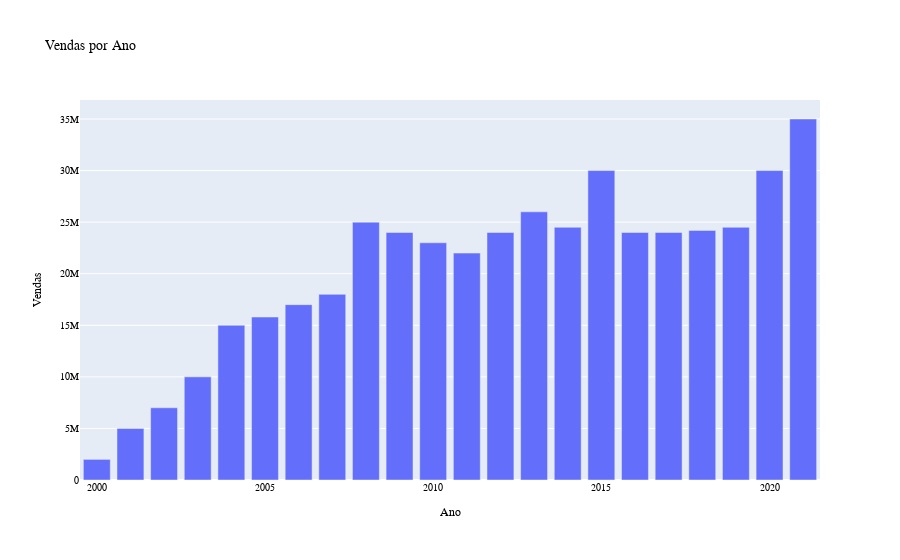

Write notebook code for a chart like this one.
### Code cell
#Base de vendas por ano de uma empresa de varejo
df_vendas = pd.read_csv("sample_DH_Vendas.csv",sep=";",encoding = "Latin-1") 

#Contruindo gráfico de barras com a libraria plotly.graph_objs
fig = go.Figure(
    data=[go.Bar(x=df_vendas.Ano, y=df_vendas.Vendas)]
          )
fig.update_layout(
    title="Vendas por Ano", # Colocando título no gráfico
    xaxis_title="Ano", #Colocando o nome do eixo x
    yaxis_title="Vendas", #Colocando o nome do eixo y
    #Definindo tipo de letra como "Courier New", tamanho de letra 18 na cor preta
    font=dict(
        family="Courier New, monospace",
        size=10,
        color="Black"
    ))
fig.show()

### Figure 1 — Plotly figure (JSON) as saved in the notebook; plotly's stock layout.template omitted (floating-point values rounded to 4 significant figures)
{"data": [{"type": "bar", "x": [2000, 2001, 2002, 2003, 2004, 2005, 2006, 2007, 2008, 2009, 2010, 2011, 2012, 2013, 2014, 2015, 2016, 2017, 2018, 2019, 2020, 2021], "y": [2000000, 5000000, 7000000, 10000000, 15000000, 15800000, 17000000, 18000000, 25000000, 24000000, 23000000, 22000000, 24000000, 26000000, 24500000, 30000000, 24000000, 24000000, 24200000, 24500000, 30000000, 35000000]}], "layout": {"font": {"color": "Black", "family": "Courier New, monospace", "size": 10}, "title": {"text": "Vendas por Ano"}, "xaxis": {"title": {"text": "Ano"}}, "yaxis": {"title": {"text": "Vendas"}}}}
